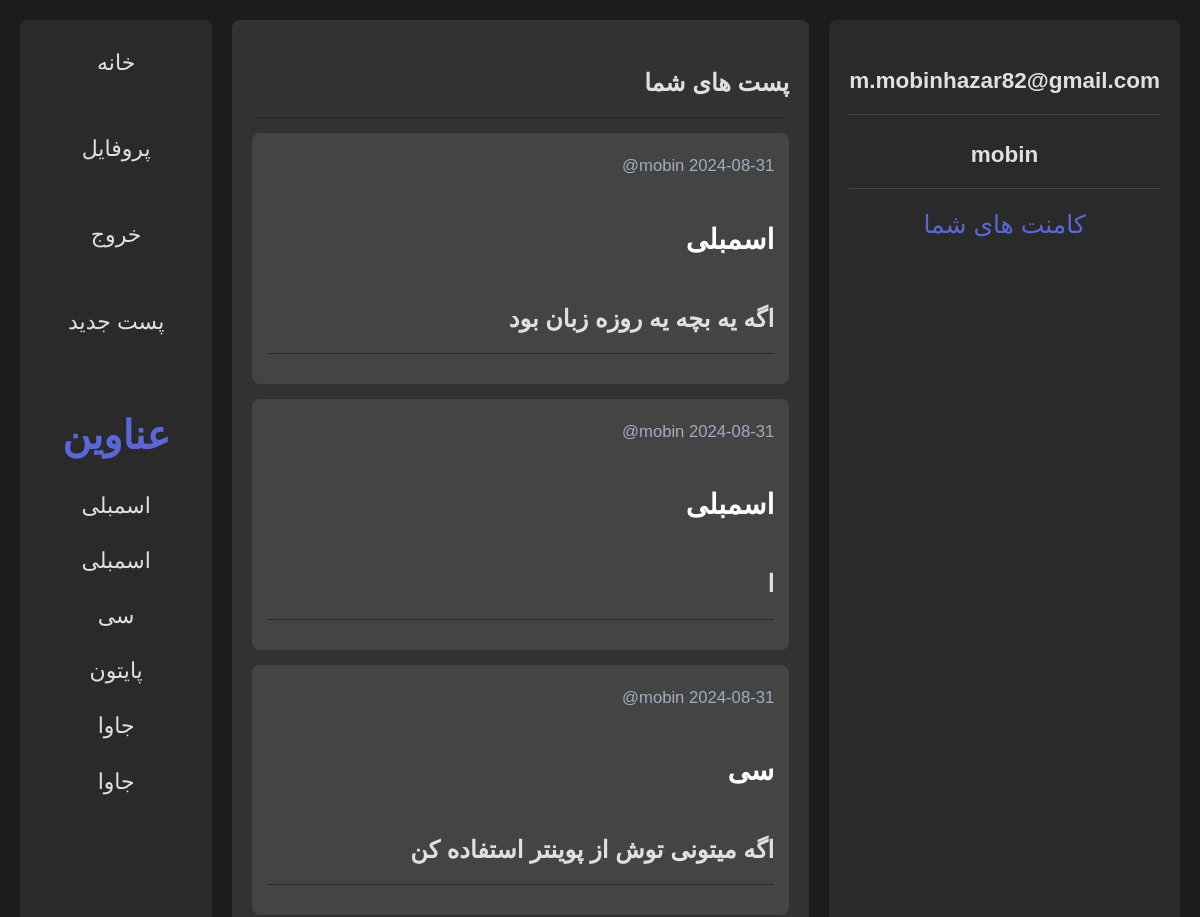
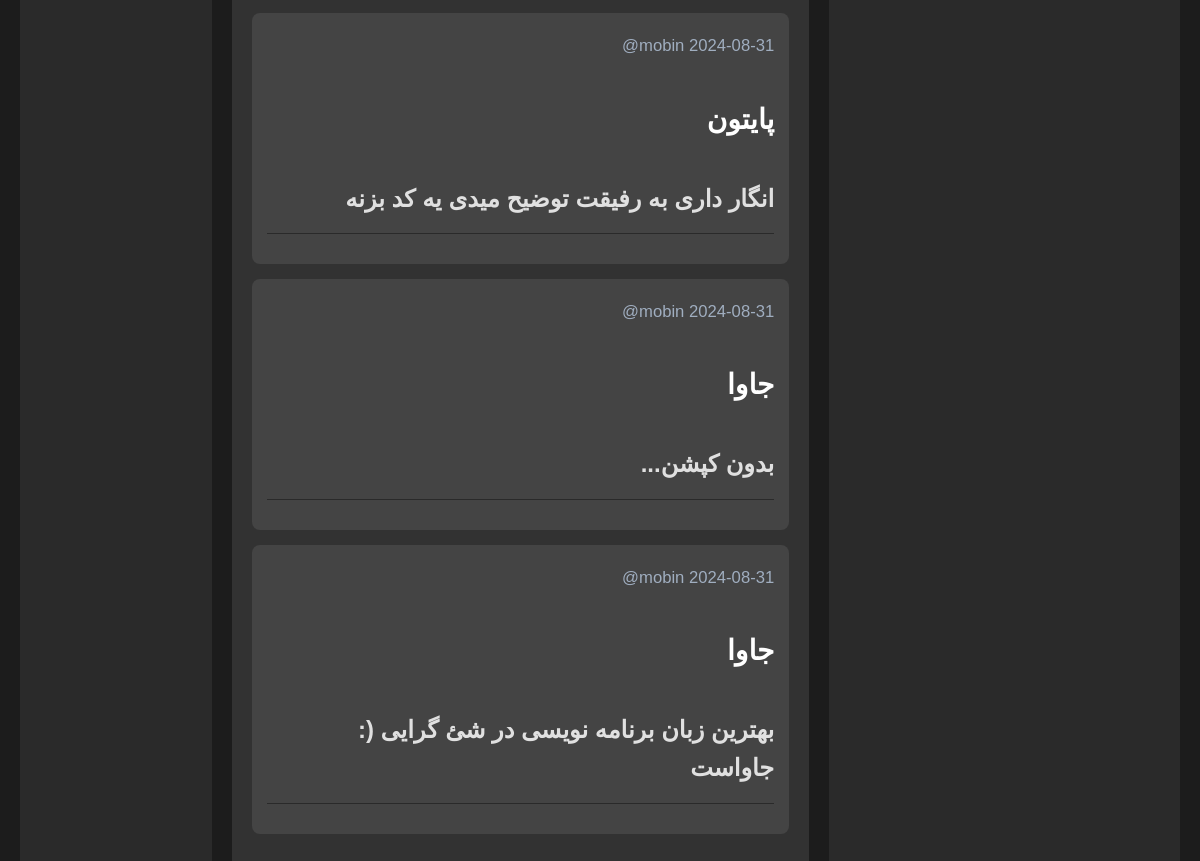
The app's page /profile (signed in) with its own data (2 pictures, top to bottom).
### app.py (models this page shows, shortened)
class Post(db.Model):
    __tablename__ = 'post'
    id = db.Column(db.Integer, primary_key=True)
    user_id = db.Column(db.Integer, db.ForeignKey('user.id'))
    host = db.relationship('User', back_populates='posts')
    topic = db.Column(db.String(20), nullable=True)# unique=True,
    description = db.Column(db.Text, unique=True, nullable=True)
    comments = db.relationship('Comment', back_populates='post')
    created = db.Column(db.DateTime, default=datetime.now)

class User(db.Model):
    __tablename__ = 'user'
    id = db.Column(db.Integer, primary_key=True)
    email = db.Column(db.String(50), unique=True, nullable=False)
    username = db.Column(db.String(80), unique=True, nullable=False)
    password = db.Column(db.String(80), unique=True, nullable=False)
    posts = db.relationship('Post', back_populates='host')
    comments = db.relationship('Comment', back_populates='person')

### app.py (the view)
@app.route('/profile')
def profile():
    if 'username' not in session:
        return redirect('/login')
    user = session['username']
    info = User.query.filter_by(username=user).first()
    posts = Post.query.filter_by(user_id=info.id).order_by(Post.created.desc()).all()
    return render_template('profile.html', info=info, posts=posts)

### templates/profile.html (shortened to what this page needs)
<!DOCTYPE html>
<html lang="en">
<head>
</head>
<body>
<div class="home-container">
    <div class="left-column">
        {% include 'messages.html' %}
        <a href="/">خانه</a>
        <hr>
        {% if session.is_login %}
            <a href="/profile">پروفایل</a>
            <hr>
            <a href="/log-out">خروج</a>
            <hr>
        {% else %}
            <a href="/login">ورود</a>
            <hr>
        {% endif %}
        <a href="/create-post">پست جدید</a>
        <hr>
        <h3>عناوین</h3>
        {% for post in posts %}
            <div>
                <a href="{{ url_for('filter', subject=post.topic) }}">{{ post.topic }}</a>
            </div>
        {% endfor %}
    </div>
    <div class="posts-container">
        <h3>پست های شما</h3>
        <hr>
        {% for post in posts %}
        <a href="{{ url_for('show_post', post_id=post.id) }}">
            <div>
                <small>@{{post.host.username}} {{post.created.strftime('%Y-%m-%d')}}</small>
                <h4>{{post.topic}}</h4>
                <h3>{{post.description}}</h3>
                <hr>
            </div>
        </a>
        {% endfor %}
    </div>
    <div class="right-column">
        <h3>{{info.email}}</h3>
        <hr>
        <h3>{{info.username}}</h3>
        <hr>
        <a href="/profile/comments" style="font-size: 25px;">کامنت های شما</a>
    </div>
</div>
</body>
</html>

### templates/profile.html (style rules this page uses)
body { background-color: #1c1c1c; color: #e0e0e0; font-family: Arial, sans-serif; font-size: 20px; line-height: 1.6; margin: 0; padding: 0; text-align: center; }
.home-container { display: grid; grid-template-columns: 1fr 3fr 1fr; gap: 20px; padding: 20px; text-align: right; }
h3 { color: #5a67d8; font-size: 1.8em; margin-bottom: 10px; text-align: center; }
hr { border: 0; height: 1px; background-color: #2a2a2a; margin: 15px 0; }
a { text-decoration: none; color: #5a67d8; }
.left-column { font-size: 22px; background-color: #2a2a2a; padding: 15px; border-radius: 8px; text-align: center; }
.left-column a { display: block; padding: 10px 0; color: #e0e0e0; transition: color 0.3s ease; text-align: center; }
.posts-container { background-color: #333333fb; padding: 20px; border-radius: 8px; text-align: right; }
.posts-container h4 { font-size: 1.4em; color: #ffffff; text-align: right; }
.posts-container h3 { font-size: 1.2em; color: #e0e0e0; text-align: right; }
.posts-container small { color: #a0aec0; }
.posts-container div { background-color: #444; padding: 15px; border-radius: 8px; margin-bottom: 15px; transition: background-color 0.3s ease; }
.right-column { font-size: 15px; background-color: #2a2a2a; padding: 20px; border-radius: 8px; text-align: center; }
.right-column h3 { font-size: 1.5em; color: #e0e0e0; margin-bottom: 10px; }
.right-column hr { border: 0; height: 1px; background-color: #444; margin: 15px 0; }

### records on screen
Post: topic "اسمبلی", host.username "mobin", created "2024-08-31", description "اگه یه بچه یه روزه زبان بود"
Post: topic "اسمبلی", host.username "mobin", created "2024-08-31", description "ا"
Post: topic "سی", host.username "mobin", created "2024-08-31", description "اگه میتونی توش از پوینتر استفاده کن"
Post: topic "پایتون", host.username "mobin", created "2024-08-31", description "انگار داری به رفیقت توضیح میدی یه کد بزنه"
Post: topic "جاوا", host.username "mobin", created "2024-08-31", description "...بدون کپشن"
Post: topic "جاوا", host.username "mobin", created "2024-08-31", description ":) بهترین زبان برنامه نویسی در شئ گرایی جاواست"
User: email "m.mobinhazar82@gmail.com", username "mobin"
